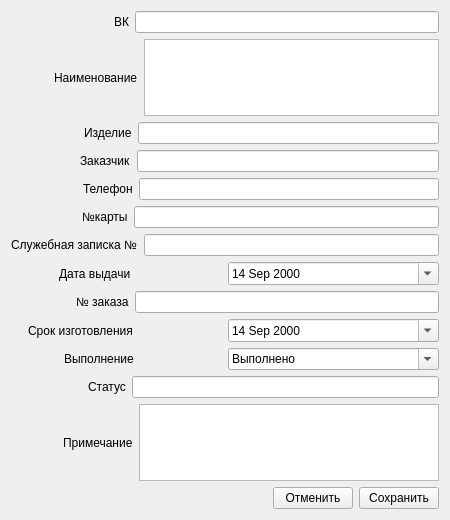
<?xml version="1.0" encoding="UTF-8"?>
<ui version="4.0">
 <class>MyForm</class>
 <widget class="QWidget" name="MyForm">
  <property name="geometry">
   <rect>
    <x>0</x>
    <y>0</y>
    <width>450</width>
    <height>520</height>
   </rect>
  </property>
  <property name="minimumSize">
   <size>
    <width>450</width>
    <height>520</height>
   </size>
  </property>
  <property name="windowTitle">
   <string>Form</string>
  </property>
  <property name="windowIcon">
   <iconset resource="resource.qrc">
    <normaloff>:/res/res/gnome_apps2_5625.ico</normaloff>:/res/res/gnome_apps2_5625.ico</iconset>
  </property>
  <layout class="QGridLayout" name="gridLayout">
   <item row="6" column="1">
    <layout class="QHBoxLayout" name="horizontalLayout_8">
     <item>
      <widget class="QLabel" name="label_7">
       <property name="text">
        <string>Служебная записка №</string>
       </property>
       <property name="scaledContents">
        <bool>true</bool>
       </property>
       <property name="indent">
        <number>0</number>
       </property>
      </widget>
     </item>
     <item>
      <widget class="QLineEdit" name="lineEdit_Zapis_Num"/>
     </item>
    </layout>
   </item>
   <item row="5" column="1">
    <layout class="QHBoxLayout" name="horizontalLayout_7">
     <item>
      <widget class="QLabel" name="label_6">
       <property name="text">
        <string>№карты</string>
       </property>
       <property name="indent">
        <number>71</number>
       </property>
      </widget>
     </item>
     <item>
      <widget class="QLineEdit" name="lineEdit_Card_Num"/>
     </item>
    </layout>
   </item>
   <item row="8" column="1">
    <layout class="QHBoxLayout" name="horizontalLayout_10">
     <item>
      <widget class="QLabel" name="label_9">
       <property name="text">
        <string>№ заказа</string>
       </property>
       <property name="indent">
        <number>65</number>
       </property>
      </widget>
     </item>
     <item>
      <widget class="QLineEdit" name="lineEdit_Zakaz_Num"/>
     </item>
    </layout>
   </item>
   <item row="4" column="1">
    <layout class="QHBoxLayout" name="horizontalLayout_6">
     <item>
      <widget class="QLabel" name="label_5">
       <property name="text">
        <string>Телефон</string>
       </property>
       <property name="indent">
        <number>72</number>
       </property>
      </widget>
     </item>
     <item>
      <widget class="QLineEdit" name="lineEdit_Phone"/>
     </item>
    </layout>
   </item>
   <item row="11" column="1">
    <layout class="QHBoxLayout" name="horizontalLayout_13">
     <item>
      <widget class="QLabel" name="label_12">
       <property name="text">
        <string>Статус</string>
       </property>
       <property name="indent">
        <number>77</number>
       </property>
      </widget>
     </item>
     <item>
      <widget class="QLineEdit" name="lineEdit_Status"/>
     </item>
    </layout>
   </item>
   <item row="3" column="1">
    <layout class="QHBoxLayout" name="horizontalLayout_5">
     <item>
      <widget class="QLabel" name="label_4">
       <property name="text">
        <string>Заказчик</string>
       </property>
       <property name="indent">
        <number>69</number>
       </property>
      </widget>
     </item>
     <item>
      <widget class="QLineEdit" name="lineEdit_Zakazchik"/>
     </item>
    </layout>
   </item>
   <item row="9" column="1">
    <layout class="QHBoxLayout" name="horizontalLayout_11">
     <item>
      <widget class="QLabel" name="label_10">
       <property name="text">
        <string>Срок изготовления</string>
       </property>
       <property name="indent">
        <number>17</number>
       </property>
      </widget>
     </item>
     <item>
      <widget class="QDateEdit" name="dateEdit_End">
       <property name="maximumDateTime">
        <datetime>
         <hour>23</hour>
         <minute>59</minute>
         <second>59</second>
         <year>2050</year>
         <month>12</month>
         <day>31</day>
        </datetime>
       </property>
       <property name="minimumDateTime">
        <datetime>
         <hour>0</hour>
         <minute>0</minute>
         <second>0</second>
         <year>2000</year>
         <month>9</month>
         <day>14</day>
        </datetime>
       </property>
       <property name="calendarPopup">
        <bool>true</bool>
       </property>
      </widget>
     </item>
    </layout>
   </item>
   <item row="10" column="1">
    <layout class="QHBoxLayout" name="horizontalLayout_12">
     <item>
      <widget class="QLabel" name="label_11">
       <property name="text">
        <string>Выполнение</string>
       </property>
       <property name="indent">
        <number>53</number>
       </property>
      </widget>
     </item>
     <item>
      <widget class="QComboBox" name="comboBox_Vypolneny">
       <property name="editable">
        <bool>true</bool>
       </property>
       <property name="currentText">
        <string>Выполнено</string>
       </property>
       <item>
        <property name="text">
         <string>Выполнено</string>
        </property>
       </item>
       <item>
        <property name="text">
         <string>Отсрочено</string>
        </property>
       </item>
       <item>
        <property name="text">
         <string>Опоздание</string>
        </property>
       </item>
       <item>
        <property name="text">
         <string>Отменено</string>
        </property>
       </item>
      </widget>
     </item>
    </layout>
   </item>
   <item row="7" column="1">
    <layout class="QHBoxLayout" name="horizontalLayout_9">
     <item>
      <widget class="QLabel" name="label_8">
       <property name="text">
        <string>Дата выдачи</string>
       </property>
       <property name="indent">
        <number>48</number>
       </property>
      </widget>
     </item>
     <item>
      <widget class="QDateEdit" name="dateEdit_Start">
       <property name="maximumDateTime">
        <datetime>
         <hour>23</hour>
         <minute>59</minute>
         <second>59</second>
         <year>2050</year>
         <month>12</month>
         <day>31</day>
        </datetime>
       </property>
       <property name="minimumDateTime">
        <datetime>
         <hour>0</hour>
         <minute>0</minute>
         <second>0</second>
         <year>2000</year>
         <month>9</month>
         <day>14</day>
        </datetime>
       </property>
       <property name="calendarPopup">
        <bool>true</bool>
       </property>
      </widget>
     </item>
    </layout>
   </item>
   <item row="12" column="1">
    <layout class="QHBoxLayout" name="horizontalLayout_14">
     <item>
      <widget class="QLabel" name="label_13">
       <property name="text">
        <string>Примечание</string>
       </property>
       <property name="indent">
        <number>52</number>
       </property>
      </widget>
     </item>
     <item>
      <widget class="QPlainTextEdit" name="textEdit_Prim"/>
     </item>
    </layout>
   </item>
   <item row="2" column="1">
    <layout class="QHBoxLayout" name="horizontalLayout_4">
     <item>
      <widget class="QLabel" name="label_3">
       <property name="text">
        <string>Изделие</string>
       </property>
       <property name="indent">
        <number>73</number>
       </property>
      </widget>
     </item>
     <item>
      <widget class="QLineEdit" name="lineEdit_Izdely"/>
     </item>
    </layout>
   </item>
   <item row="0" column="1">
    <layout class="QHBoxLayout" name="horizontalLayout_2">
     <item>
      <widget class="QLabel" name="label_vk">
       <property name="text">
        <string>ВК</string>
       </property>
       <property name="margin">
        <number>0</number>
       </property>
       <property name="indent">
        <number>103</number>
       </property>
      </widget>
     </item>
     <item>
      <widget class="QLineEdit" name="lineEdit_vk"/>
     </item>
    </layout>
   </item>
   <item row="1" column="1">
    <layout class="QHBoxLayout" name="horizontalLayout_3">
     <item>
      <widget class="QLabel" name="label_2">
       <property name="text">
        <string>Наименование</string>
       </property>
       <property name="indent">
        <number>43</number>
       </property>
      </widget>
     </item>
     <item>
      <widget class="QPlainTextEdit" name="textEdit_Name">
       <property name="lineWidth">
        <number>0</number>
       </property>
      </widget>
     </item>
    </layout>
   </item>
   <item row="13" column="1">
    <layout class="QHBoxLayout" name="horizontalLayout">
     <item>
      <spacer name="horizontalSpacer">
       <property name="orientation">
        <enum>Qt::Horizontal</enum>
       </property>
       <property name="sizeHint" stdset="0">
        <size>
         <width>40</width>
         <height>20</height>
        </size>
       </property>
      </spacer>
     </item>
     <item>
      <widget class="QPushButton" name="pushButton_Cancel">
       <property name="text">
        <string>Отменить</string>
       </property>
      </widget>
     </item>
     <item>
      <widget class="QPushButton" name="pushButton_Save">
       <property name="text">
        <string>Сохранить</string>
       </property>
      </widget>
     </item>
    </layout>
   </item>
  </layout>
 </widget>
 <resources>
  <include location="resource.qrc"/>
 </resources>
 <connections/>
 <designerdata>
  <property name="gridDeltaX">
   <number>10</number>
  </property>
  <property name="gridDeltaY">
   <number>10</number>
  </property>
  <property name="gridSnapX">
   <bool>true</bool>
  </property>
  <property name="gridSnapY">
   <bool>true</bool>
  </property>
  <property name="gridVisible">
   <bool>true</bool>
  </property>
 </designerdata>
</ui>
